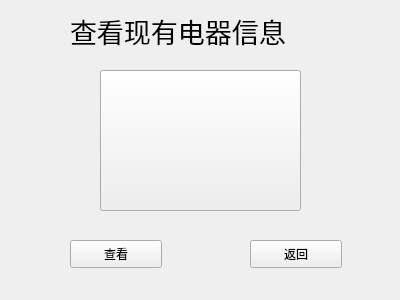
<?xml version="1.0" encoding="UTF-8"?>
<ui version="4.0">
 <class>xiaoshou1</class>
 <widget class="QWidget" name="xiaoshou1">
  <property name="geometry">
   <rect>
    <x>0</x>
    <y>0</y>
    <width>400</width>
    <height>300</height>
   </rect>
  </property>
  <property name="windowTitle">
   <string>Form</string>
  </property>
  <widget class="QPushButton" name="pushButton">
   <property name="geometry">
    <rect>
     <x>100</x>
     <y>70</y>
     <width>201</width>
     <height>141</height>
    </rect>
   </property>
   <property name="text">
    <string/>
   </property>
  </widget>
  <widget class="QPushButton" name="pushButton_2">
   <property name="geometry">
    <rect>
     <x>70</x>
     <y>240</y>
     <width>92</width>
     <height>28</height>
    </rect>
   </property>
   <property name="text">
    <string>查看</string>
   </property>
  </widget>
  <widget class="QPushButton" name="pushButton_3">
   <property name="geometry">
    <rect>
     <x>250</x>
     <y>240</y>
     <width>92</width>
     <height>28</height>
    </rect>
   </property>
   <property name="text">
    <string>返回</string>
   </property>
  </widget>
  <widget class="QLabel" name="label">
   <property name="geometry">
    <rect>
     <x>70</x>
     <y>10</y>
     <width>291</width>
     <height>41</height>
    </rect>
   </property>
   <property name="font">
    <font>
     <pointsize>20</pointsize>
    </font>
   </property>
   <property name="text">
    <string>查看现有电器信息</string>
   </property>
  </widget>
 </widget>
 <resources/>
 <connections/>
</ui>
